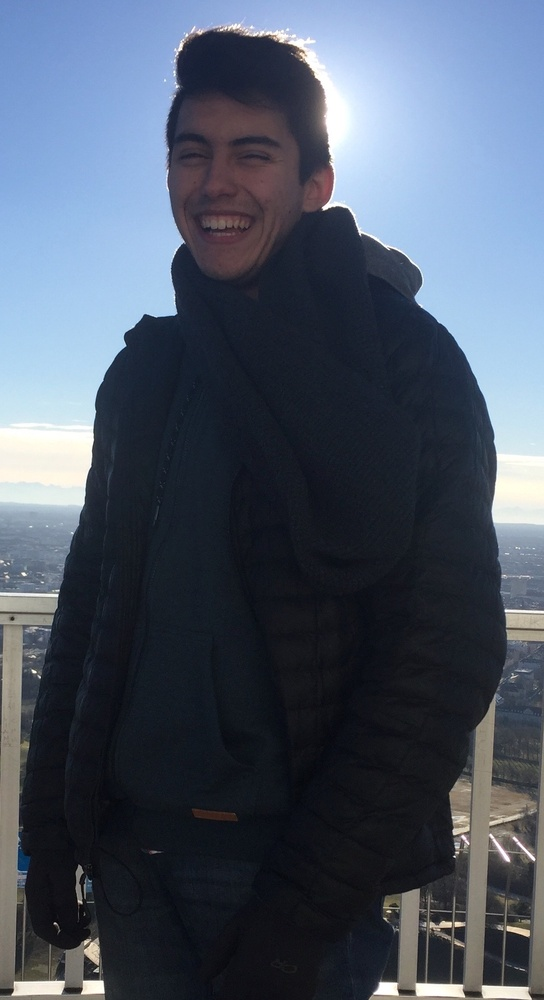
#> input picture Python/Test_images/test1.jpeg, 544 x 1000 px, shrunk from 1248 x 2294 before the run, given in place of prueba1.jpeg, which was not available
$ python photo_detect.py
#> lines starting #> are read from the running program, lines starting #| are printed output that depends on the picture; after the words box and inside, x2 and y2 are one past the last pixel; in counts of white or black regions, pixels touching at a corner belong together; pictures that were not available may be replaced by others from this repository, and a replacement may not be noted
#> the answer given: 1
'''

Este archivo detecta rostros en una imagen mediante el algoritmo viola-jones

'''

import cv2


def face_detection(decision):

    #aqui va la imagen que se quiere identificar
#> called with decision = 1
    original_image = cv2.imread('images_database/Imagenes_prueba/prueba1.jpeg')
#> original_image is the input picture: shape (1000, 544, 3); mean B, G, R 101.5, 85.8, 75.8
    grayscale_image = cv2.cvtColor(original_image, cv2.COLOR_BGR2GRAY)
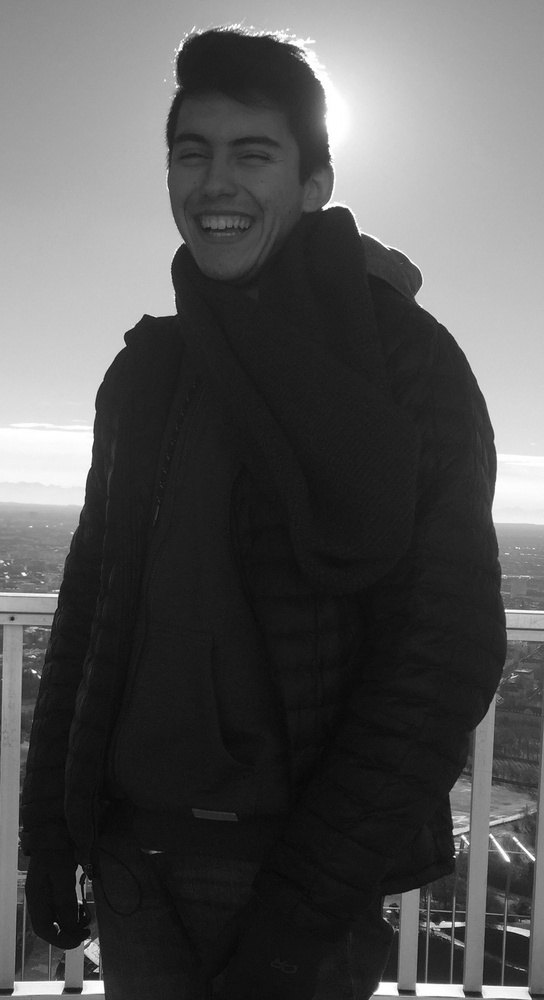
#> grayscale_image: shape (1000, 544); min 0, max 255, mean 84.6

    face_cascade = cv2.CascadeClassifier('haarcascade_frontalface_alt2.xml')
    face_cascade2 = cv2.CascadeClassifier('haarcascade_frontalface_alt.xml')

    detected_faces = face_cascade.detectMultiScale(grayscale_image)
#> detected_faces = [[149, 95, 149, 149]]
    detected_faces2 = face_cascade2.detectMultiScale(grayscale_image)
#> detected_faces2 = [[148, 95, 151, 151]]

    if decision:
        for (column, row, width, height) in detected_faces:
            cv2.rectangle(
                original_image,
                (column, row),
                (column + width, row + height),
                (0, 255, 0),
                2
            )
#> this loop made 1 pass
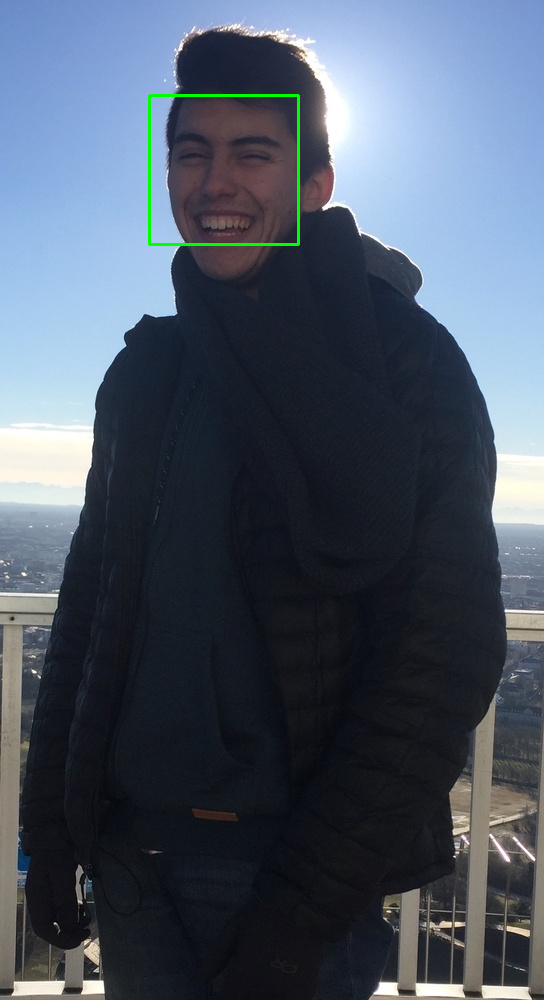
#> original_image: shape (1000, 544, 3); 0.33% of pixels changed, all inside (x1, y1, x2, y2) = (148, 94, 300, 246)

        cv2.imshow('Image', original_image)
        cv2.waitKey(0)
        cv2.destroyAllWindows()
    else:
        for (column, row, width, height) in detected_faces2:
            cv2.rectangle(
                original_image,
                (column, row),
                (column + width, row + height),
                (0, 255, 255),
                2
            )

        cv2.imshow('Image', original_image)
        cv2.waitKey(0)
        cv2.destroyAllWindows()


d = int(input('Seleccione el clasificador (0/1):   '))
face_detection(d)

$ run again, on Python/images/Abril/Abril_1.jpeg
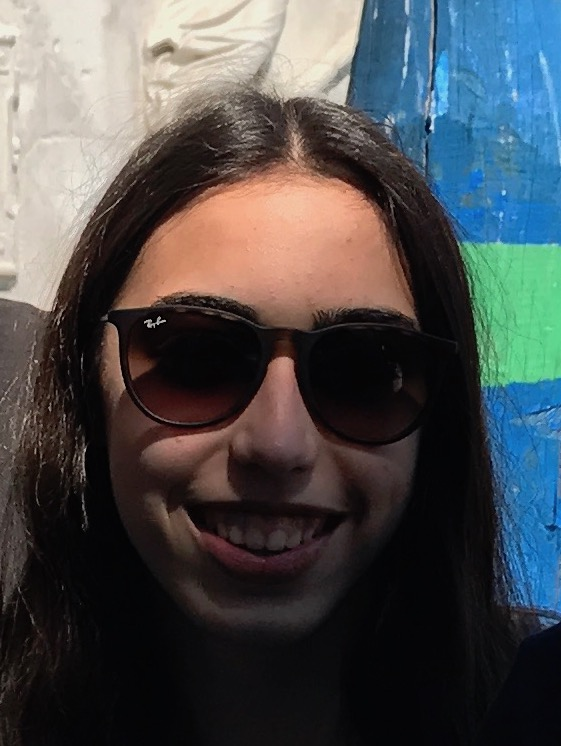
#> input picture Python/images/Abril/Abril_1.jpeg, 561 x 746 px, given in place of prueba1.jpeg, which was not available
#> in face_detection, original_image is the input picture: shape (746, 561, 3); mean B, G, R 77.7, 76.5, 74.5
#> in face_detection, `grayscale_image = cv2.cvtColor(original_image, cv2.COLOR_BGR2GRAY)`:
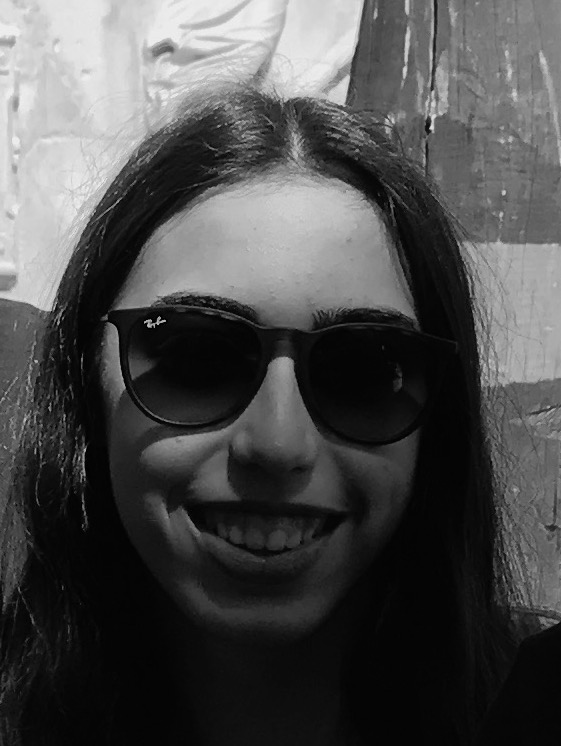
#> grayscale_image: shape (746, 561); min 0, max 241, mean 76
#> detected_faces = [[48, 49, 58, 58], [50, 199, 445, 445]]
#> detected_faces2 = [[56, 198, 443, 443]]
#> the loop in face_detection, `for (column, row, width, height) in detected_faces:` made 2 passes
#> after the loop in face_detection, `for (column, row, width, height) in detected_faces:`:
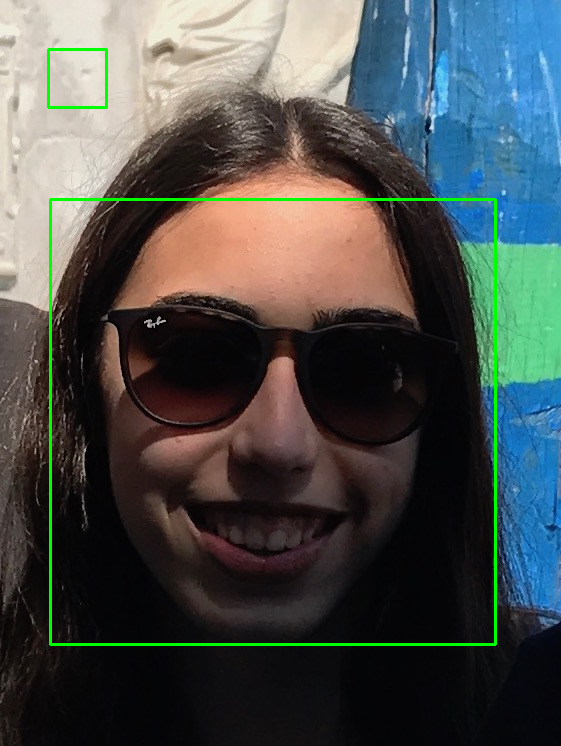
#> original_image: shape (746, 561, 3); 1.44% of pixels changed, all inside (x1, y1, x2, y2) = (47, 48, 497, 646)
